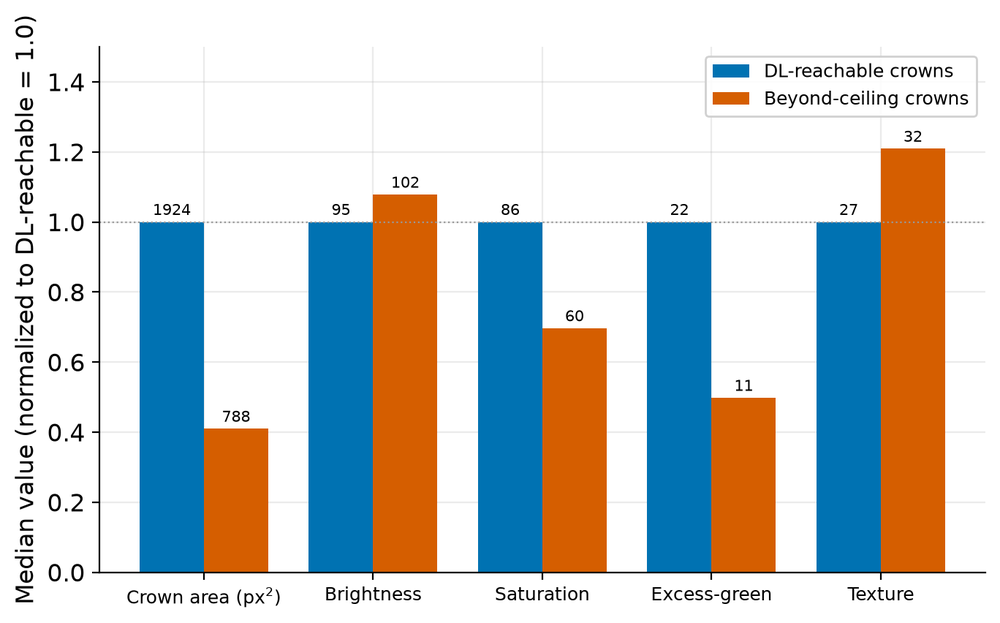
#> input picture media/fig_beyond_features.png, 1000 x 623 px, shrunk from 1368 x 852 before the run
$ python -i features.py   (imports and definitions only)   (older library calls are emulated)
#> lines starting #> are read from the running program, lines starting #| are printed output that depends on the picture
"""Faithful traditional features: a real Gabor bank + illumination-invariant color.

The paper text (arXiv:2507.01502, S2.1) claims "a bank of Gabor filters that
uniformly cover the spatial and frequency domains" following Jain & Farrokhnia
(1991), and "color invariants". The shipped code instead used a SINGLE Gabor
kernel (ksize=3, one theta=pi/4, one lambda) and a fixed HSV green threshold.
This module implements what the text actually claims, so the method matches the
paper and (measurably) improves tree-vs-background separation.

- gabor_bank_energy: multi-orientation, multi-scale Gabor bank with the
  Jain-Farrokhnia post-processing (magnitude -> tanh nonlinearity -> Gaussian
  energy in a local window), averaged into one texture response.
- color_invariant: an illumination-invariant vegetation feature. We use the
  normalized excess-green on normalized-rgb (chromaticity) coordinates, which
  is invariant to overall intensity/shading — a genuine colour *invariant*,
  unlike a fixed HSV band.

CPU-only; depends on numpy + opencv.
"""

import numpy as np
import cv2

# Jain-Farrokhnia canonical bank: 4 orientations, sqrt(2)-spaced radial
# center frequencies (cycles/image-width). Kept modest for 640px crops.
ORIENTATIONS = [0.0, np.pi / 4, np.pi / 2, 3 * np.pi / 4]
# center frequencies in cycles/image -> wavelengths lambda = W / f (px)
CENTER_FREQS = [4.0, 5.66, 8.0, 11.31, 16.0]  # ~ 4 * sqrt(2)^k


def _gabor_wavelengths(image_width):
    """Convert center frequencies (cycles/image) to Gabor wavelengths (px)."""
    return [image_width / f for f in CENTER_FREQS]


def gabor_bank_energy(gray, image_width=None, gamma=0.5, bandwidth_sigma=0.56):
    """Average Gabor energy response over a full orientation x scale bank.

    gray: single-channel float/uint8 image. Returns a float32 map in [0,1],
    the mean over all (orientation, scale) filters of the Jain-Farrokhnia
    texture energy (tanh of magnitude, Gaussian-smoothed).
    """
    g = gray.astype(np.float32)
    if g.max() > 1.0:
        g = g / 255.0
    h, w = g.shape[:2]
    if image_width is None:
        image_width = w
    lambdas = _gabor_wavelengths(image_width)
    responses = []
    for lam in lambdas:
        # kernel size ~ 3x the wavelength (captures the full oscillation), odd
        ks = int(max(7, 2 * round(1.5 * lam) + 1))
        sigma = bandwidth_sigma * lam
        for theta in ORIENTATIONS:
            kern = cv2.getGaborKernel((ks, ks), sigma, theta, lam, gamma, 0,
                                      ktype=cv2.CV_32F)
            # zero-mean kernel -> pure texture response, no DC/brightness leak
            kern -= kern.mean()
            filt = cv2.filter2D(g, cv2.CV_32F, kern)
            mag = np.abs(filt)
            # Jain-Farrokhnia nonlinearity + local energy pooling
            energy = np.tanh(0.25 * mag)
            energy = cv2.GaussianBlur(energy, (0, 0), sigmaX=max(1.0, 0.5 * lam))
            responses.append(energy)
    resp = np.mean(responses, axis=0)
    mn, mx = resp.min(), resp.max()
    return ((resp - mn) / (mx - mn + 1e-8)).astype(np.float32)


def color_invariant(bgr):
    """Illumination-invariant vegetation feature in [0,1].

    Works in normalized-rgb (chromaticity) space r=R/(R+G+B) etc., which is
    invariant to overall intensity/shading. The vegetation score is the
    normalized excess-green chromaticity 2g - r - b, mapped to [0,1]. Unlike a
    fixed HSV band this does not depend on absolute brightness, so it survives
    the sun/shadow variation the paper's text specifically motivates.
    """
    x = bgr.astype(np.float32) + 1e-6
    s = x.sum(axis=2, keepdims=True)
    chroma = x / s                      # normalized rgb, sums to 1 per pixel
    b, g, r = chroma[:, :, 0], chroma[:, :, 1], chroma[:, :, 2]
    exg = 2 * g - r - b                 # excess-green chromaticity, ~[-1,1]
    return np.clip((exg + 1.0) / 2.0, 0.0, 1.0).astype(np.float32)


def joint_probability(bgr, w_color=0.9, w_texture=0.1):
    """Combine the two invariant features into a tree-crown probability map,
    matching the paper's J = w1*C + w2*G formulation but with the faithful
    features. Returns float32 in [0,1].

    Default weights favour colour (w_color=0.9): the illumination-invariant
    colour feature separates tree pixels far better than texture on this data
    (pixel-AUC 0.86 vs 0.67), so an equal 0.5/0.5 split dilutes the stronger
    cue. The weighting was selected on a tuning split and confirmed on a
    held-out split (see results/FEATURE_ANALYSIS.md); the Gabor bank still adds
    a small complementary gain over colour alone, so it is retained, not
    dropped. The paper's original equal-weight formulation used fixed-HSV +
    single-Gabor features (pixel-AUC 0.74)."""
    gray = cv2.cvtColor(bgr, cv2.COLOR_BGR2GRAY)
    C = color_invariant(bgr)
    G = gabor_bank_energy(gray)
    return (w_color * C + w_texture * G).astype(np.float32)

>>> import cv2
>>> picture = cv2.imread('../media/fig_beyond_features.png')
#> picture is the input picture: shape (623, 1000, 3); mean B, G, R 200.1, 201.7, 197.9
>>> result = joint_probability(picture)
#> in joint_probability, `gray = cv2.cvtColor(bgr, cv2.COLOR_BGR2GRAY)`:
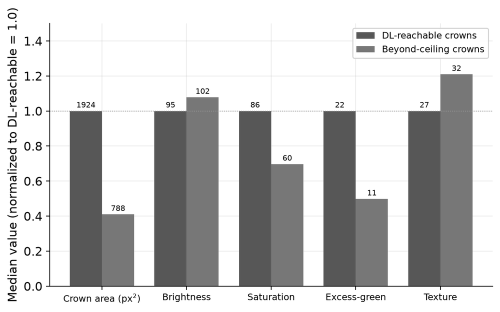
#> gray: shape (623, 1000) (shown at 1/2 size); min 0, max 255, mean 200.4
#> in color_invariant, `b, g, r = chroma[:, :, 0], chroma[:, :, 1], chroma[:, :, 2]`:
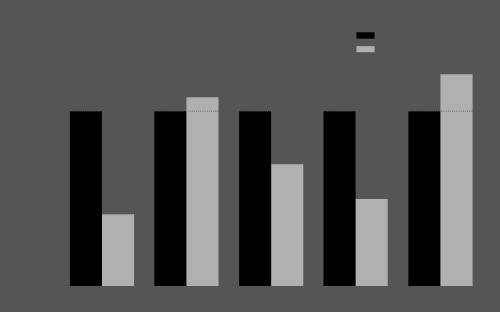
#> r: shape (623, 1000) float32 (shown at 1/2 size); min 3.09e-09, max 0.76, mean 0.324
#> in color_invariant, `exg = 2 * g - r - b`:
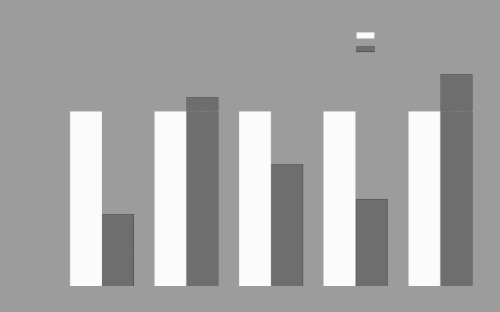
#> exg: shape (623, 1000) float32 (shown at 1/2 size); min -0.28, max 0.177, mean 0.0189; drawn with min black and max white
#> in color_invariant, `return np.clip((exg + 1.0) / 2.0, 0.0, 1.0).astype(np.float32)`:
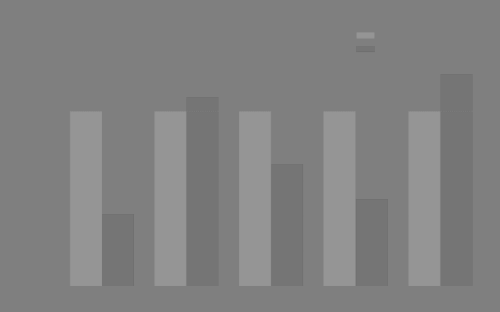
#> returned value: shape (623, 1000) float32 (shown at 1/2 size); min 0.36, max 0.589, mean 0.509
#> after the loop in gabor_bank_energy, `for lam in lambdas:`:
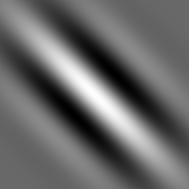
#> kern: shape (189, 189) float32; min -0.695, max 0.997, mean -2.66e-09; drawn with min black and max white
#> after the loop in gabor_bank_energy, `for lam in lambdas:`: responses = 20 items
#> in gabor_bank_energy, `resp = np.mean(responses, axis=0)`:
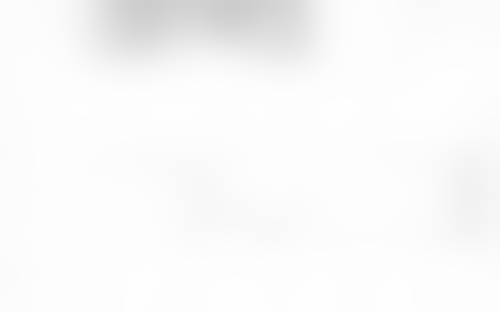
#> resp: shape (623, 1000) float32 (shown at 1/2 size); min 0.801, max 0.997, mean 0.979
#> in gabor_bank_energy, `mn, mx = resp.min(), resp.max()`: mn = 0.801; mx = 0.997
#> in gabor_bank_energy, `return ((resp - mn) / (mx - mn + 1e-8)).astype(np.float32)`:
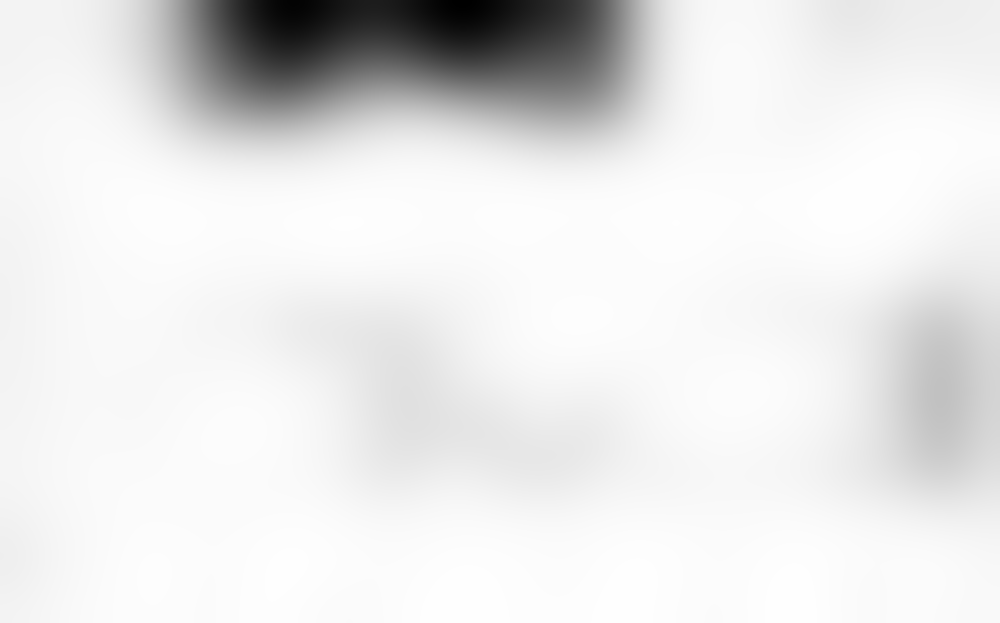
#> returned value: shape (623, 1000) float32; min 0, max 1, mean 0.908

$ run again, on media/fig_density.png
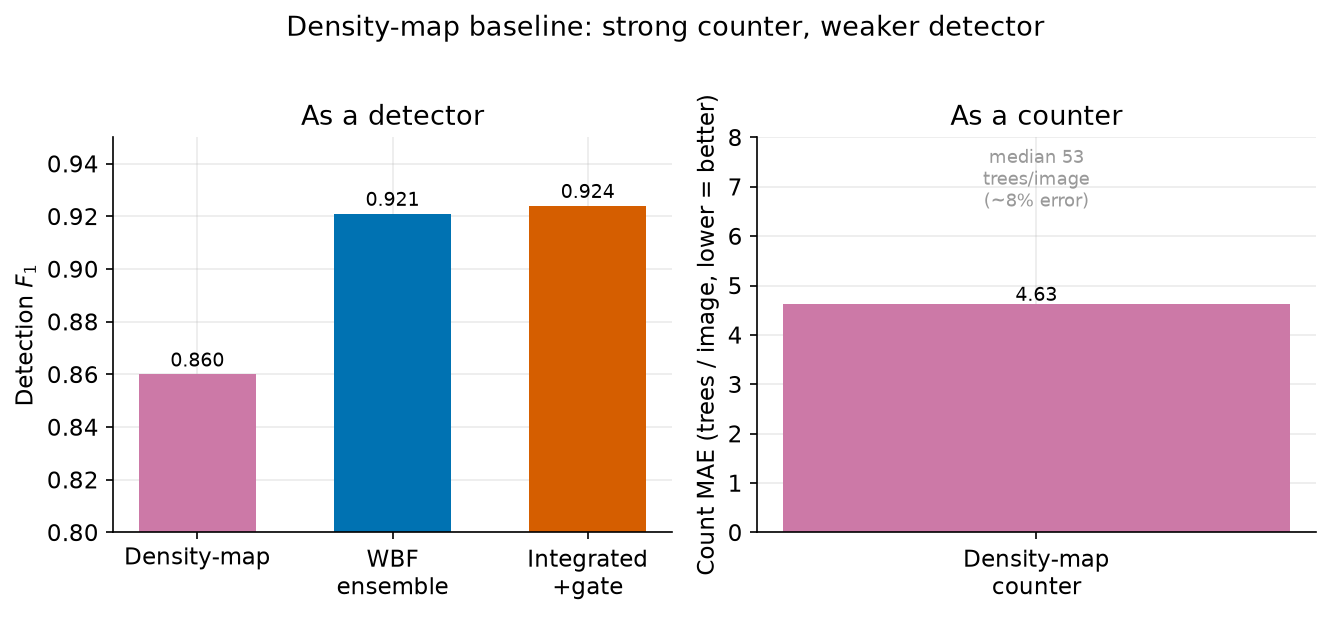
#> input picture media/fig_density.png, 1330 x 617 px
#> picture is the input picture: shape (617, 1330, 3); mean B, G, R 218.9, 212.9, 226.8
#> in color_invariant, `return np.clip((exg + 1.0) / 2.0, 0.0, 1.0).astype(np.float32)`:
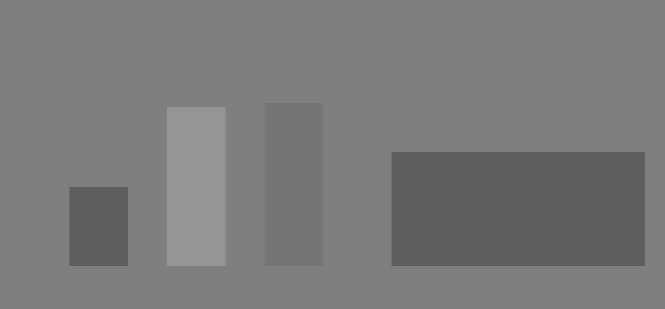
#> returned value: shape (617, 1330) float32 (shown at 1/2 size); min 0.369, max 0.594, mean 0.481
#> after the loop in gabor_bank_energy, `for lam in lambdas:`: responses = 20 items
#> mn = 0.743; mx = 0.998
#> in gabor_bank_energy, `return ((resp - mn) / (mx - mn + 1e-8)).astype(np.float32)`:
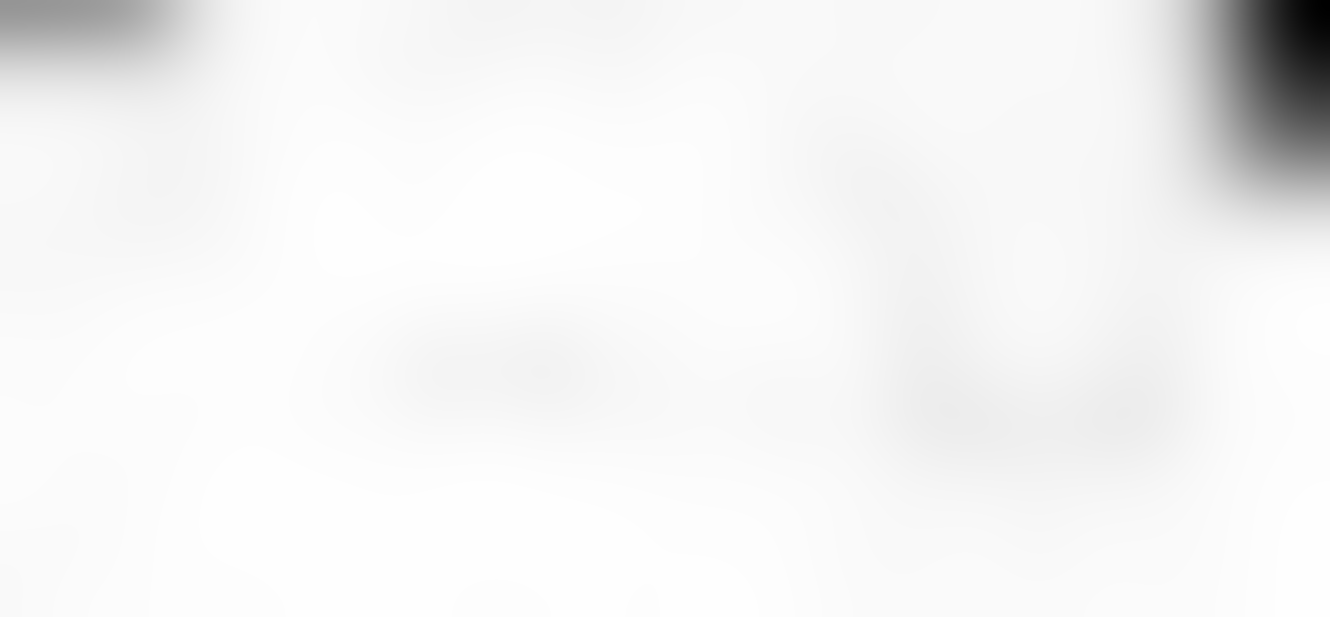
#> returned value: shape (617, 1330) float32; min 0, max 1, mean 0.957

$ run again, on media/fig_f1_by_method.png
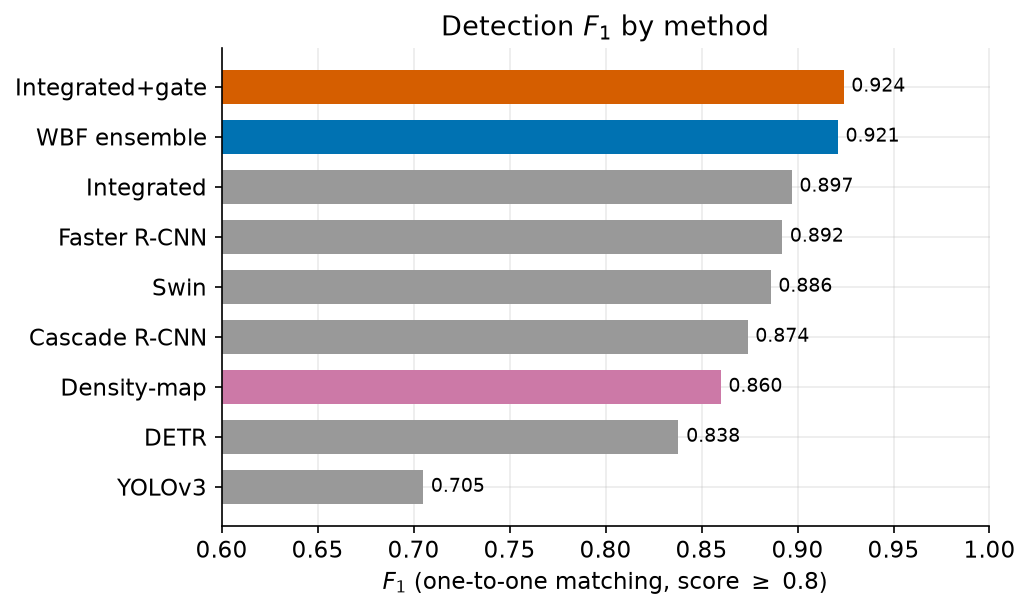
#> input picture media/fig_f1_by_method.png, 1030 x 610 px
#> picture is the input picture: shape (610, 1030, 3); mean B, G, R 218.8, 218.6, 221
#> after the loop in gabor_bank_energy, `for lam in lambdas:`: responses = 20 items
#> in gabor_bank_energy, `resp = np.mean(responses, axis=0)`:
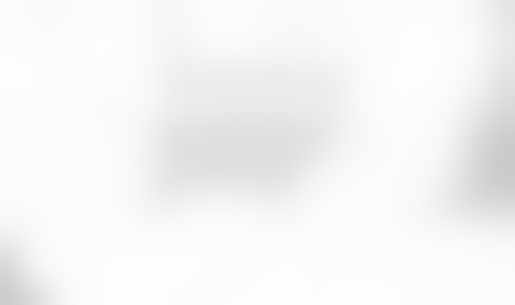
#> resp: shape (610, 1030) float32 (shown at 1/2 size); min 0.789, max 0.994, mean 0.962
#> mn = 0.789; mx = 0.994
#> in gabor_bank_energy, `return ((resp - mn) / (mx - mn + 1e-8)).astype(np.float32)`:
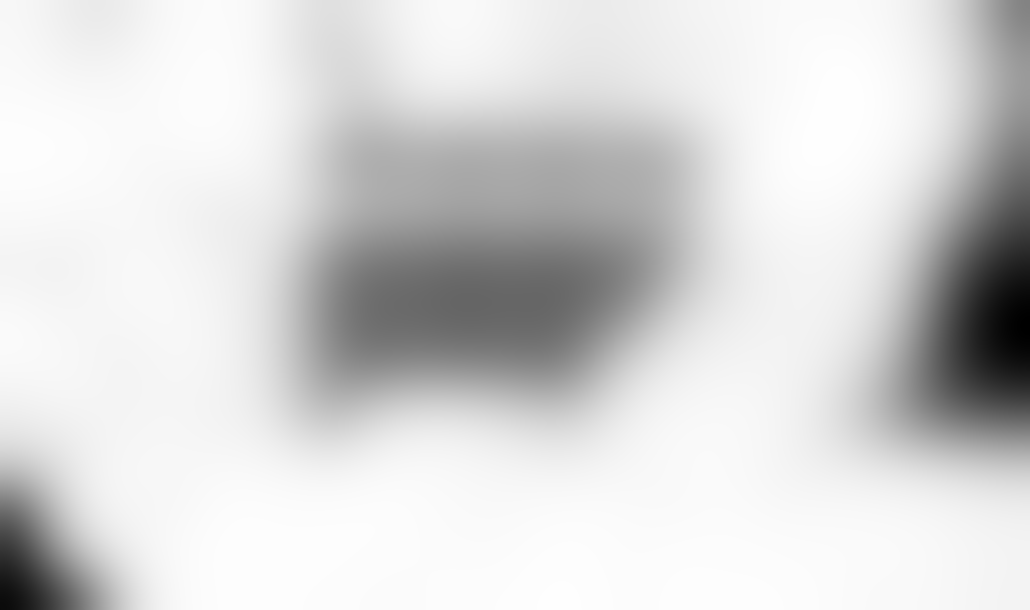
#> returned value: shape (610, 1030) float32; min 0, max 1, mean 0.845
